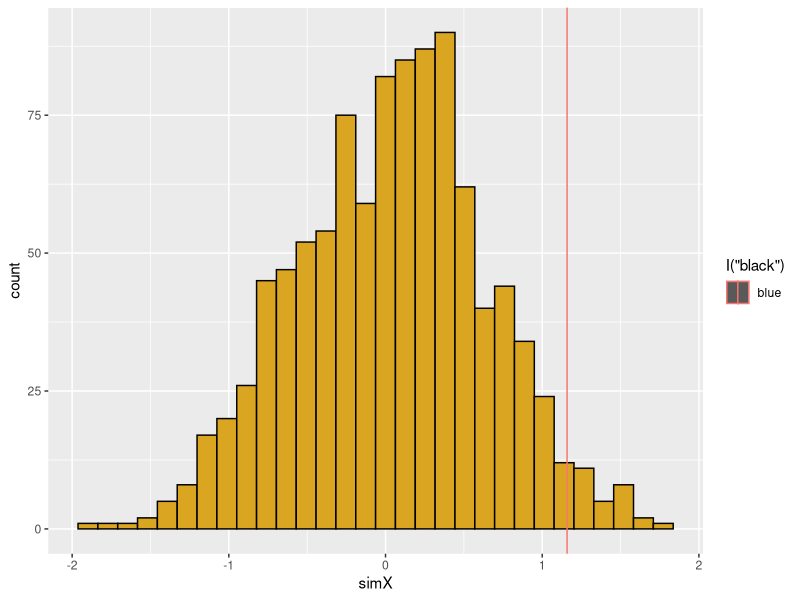

Recreate this plot in R.
## ---- chunk 1
library(ggplot2)
library(TeachingDemos)
#char2seed("Autumn Leaves")
## ---- chunk 2
# create treatment groups
trt_group <- c(rep("Control",4),rep("Treatment",5))
print(trt_group)

# create response variable
z <- c(runif(4) + 1, runif(5) + 10)
print(z)

# combine into data frame
df <- data.frame(trt=trt_group,res=z)
print(df)

# look at means in observed data
obs <- tapply(df$res,df$trt,mean)
print(obs)

# create a simulated data set

# set up a new data frame
df_sim <- df

# randomize assignment of response to treatment groups
df_sim$res <- sample(df_sim$res)
print(df_sim)

#look at means in simulated data
sim <- tapply(df_sim$res,df$trt,mean)
print(sim)
## ---- chunk 3

####### ###########################################
# function: readData
# read in (or generate) data set for analysis
# input: file name (or nothing, for this demo)
# output: 3 column data frame of observed data (ID,x,y)
#------------------------------------------------- 
readData <- function(z=NULL) {
                if(is.null(z)){
                  xObs <- 1:20
                  yObs <- xObs + 10*rnorm(20)
                  dF <- data.frame(ID=seq_along(xObs),xObs,yObs)} # set up data frame                 
#  dF <-read.table(file=z,row.names=1,header=TRUE,sep=",",stringsAsFactors=FALSE)
# print(qplot(x=xObs,y=yObs)) # peek at input data
return(dF)
}
## ---- chunk 4

##################################################
# function: getMetric
# calculate metric for randomization test
# input: 2-column data frame for regression
# output: regression slope
#------------------------------------------------- 
getMetric <- function(z=NULL) {
                if(is.null(z)){
                  xObs <- 1:20
                  yObs <-  xObs + 10*rnorm(20)
                  z <- data.frame(ID=seq_along(xObs),xObs,yObs)} # set up data frame                 
. <- lm(z[,3]~z[,2])
. <- summary(.)
. <- .$coefficients[2,1]

slope <- .
return(slope)
}
## ---- chunk 5

##################################################
# function: shuffleData
# randomize data for regression analysis
# input: 3-column data frame (ID,xVar,yVar)
# output: 3-column data frame (ID,xVar,yVar)
#------------------------------------------------- 
shuffleData <- function(z=NULL) {
                if(is.null(z)){
                  xObs <- 1:20
                  yObs <- xObs + 3*rnorm(20)
                  z <- data.frame(ID=seq_along(xObs),xObs,yObs)} # set up data frame                 
z[,3] <- sample(z[,3]) # use sample function with defaults to reshuffle column

return(z)
}
## ---- chunk 6
##################################################
# function: getPVal
# calculate p value from simulation
# input: list of observed metric, and vector of simulated metrics
# output: lower, upper tail probability values
#------------------------------------------------- 
getPVal <- function(z=NULL) {
                    if(is.null(z)){
                      z <- list(xObs=runif(1),xSim=runif(1000))}
                      pLower <- mean(z[[2]]<=z[[1]])
                      pUpper <- mean(z[[2]]>=z[[1]])
return(c(pL=pLower,pU=pUpper))
                    }
## ---- chunk 7
##################################################
# function: plotRanTest
# create ggplot of histogram of simulated values
# input: list of observed metric and vector of simulated metrics
# output: saved ggplot graph
#------------------------------------------------- 
plotRanTest <- function(z=NULL) {
                if(is.null(z)){
                  z <- list(rnorm(1),rnorm(1000)) }
dF <- data.frame(ID=seq_along(z[[2]]),simX=z[[2]])
p1 <- ggplot(data=dF,mapping=aes(x=simX))
p1 + geom_histogram(mapping=aes(fill=I("goldenrod"),color=I("black"))) +
geom_vline(aes(xintercept=z[[1]],col="blue")) 

                  }
## ---- chunk 8
nSim <- 1000
Xsim <- rep(NA,nSim) # vector of simulated slopes
dF <- readData()
Xobs <- getMetric(dF)

for (i in seq_len(nSim)) {
Xsim[i] <- getMetric(shuffleData(dF))
}

slopes <- list(Xobs,Xsim)
getPVal(slopes)
plotRanTest(slopes)
